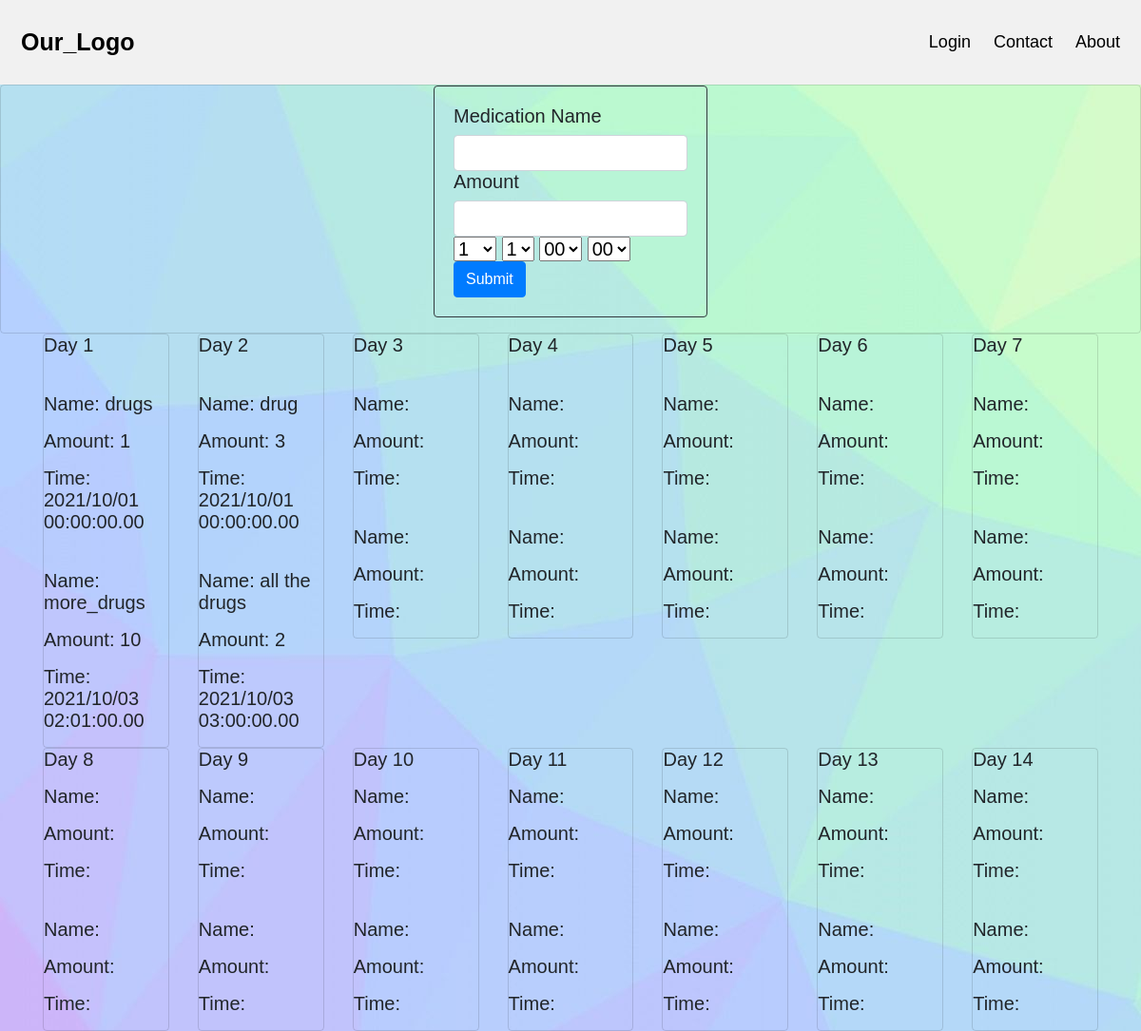
The page /caregiver/medication-scheduling.php on the database its author committed.
### tables this page shows
CREATE TABLE `medicine` (
  `NAME` varchar(32) DEFAULT NULL,
  `AMOUNT` int(10) DEFAULT NULL,
  `TIME` varchar(100) DEFAULT NULL
);

### caregiver/medication-scheduling.php (the view, shortened to what this page needs)
<?php
    require '../includes/header.php';
    require_once '../includes/dbhandler.php';
?>
<!DOCTYPE html>
<link rel="stylesheet" type="text/css" href="https://stackpath.bootstrapcdn.com/bootstrap/4.5.2/css/bootstrap.min.css">
<html lang="en">
<head>
        <link rel="stylesheet" type="text/css" href="https://stackpath.bootstrapcdn.com/bootstrap/4.5.2/css/bootstrap.min.css">
 </head>
  <div class="card" >
    <div class="card border-dark mb-3" style="max-width: 18rem;">
        <div class="card-body" >
            <form id="Dispatch-Time" method="POST">
              <label for="">Medication Name</label>
              <input type="text" name="name" class="form-control">
              <label for="">Amount</label>
              <input type="text" name="amount" class="form-control">
              <select name="Day-Count">
                  <option value="1">1</option>
              </select>
              <select name="Day-Count-Part">
                  <option value="1">1</option>
              </select>
              <select name="Hour">
                  <option value="00">00</option>
              </select>
              <select name="Minute">
                  <option value="00">00</option>
              </select>
              <button type="submit" name="submit" class="btn btn-primary">Submit</button>
            </form>
        </div>
    </div>
 </div>
 <div class="container">
    <div class="row">
        <?php
            $display_sql = "SELECT * FROM medicine";
            $results = mysqli_query($conn, $display_sql);
            for ($i=1; $i < 8; $i++) {
                $row = mysqli_fetch_assoc($results);
                $next_row = mysqli_fetch_assoc($results);
                echo '
                <div class="col-md">
                    <div class="card" >
                        <p>Day '.$i.'</p>
                        <br>
                        <p>Name: '.$row['NAME'].'</p>
                        <p>Amount: '.$row['AMOUNT'].'</p>
                        <p>Time: '.$row['TIME'].'</p>
                        <br>
                        <p>Name: '.$next_row['NAME'].'</p>
                        <p>Amount: '.$next_row['AMOUNT'].'</p>
                        <p>Time: '.$next_row['TIME'].'</p>
                    </div>
                </div>
                ';
            }
        ?>
    </div>
    <div class="row">
        <?php
            for ($i=8; $i < 15; $i++) {
                $row = mysqli_fetch_assoc($results);
                $next_row = mysqli_fetch_assoc($results);
                echo '
                <div class="col-md">
                    <div class="card" >
                        <p>Day '.$i.'</p>
                        <p>Name: '.$row['NAME'].'</p>
                        <p>Amount: '.$row['AMOUNT'].'</p>
                        <p>Time: '.$row['TIME'].'</p>
                        <br>
                        <p>Name: '.$next_row['NAME'].'</p>
                        <p>Amount: '.$next_row['AMOUNT'].'</p>
                        <p>Time: '.$next_row['TIME'].'</p>
                    </div>
                </div>
                ';
            }
        ?>
        </div>
    </div>
</html>

### includes/header.php (shortened to what this page needs)
<!DOCTYPE html>
<html lang="en">
	<head>
		<link rel="stylesheet" type="text/css" href="/css/header.css" />
	</head>
	<body>
		<div class="header">
			<a href="#default" class="logo">Our_Logo</a>
			<div class="header-right">
				<?php
					if (isset($_SESSION['loggedin'])): ?>
						<a class='navigation-link' href='/home.php'>Home</a>
						<a class='navigation-link' href='/logout.php'>Logout</a>
					<?php else: ?>
						<a class='navigation-link' href='/index.php'>Login</a>
					<?php endif ?>
				<a href="/contact.php">Contact</a>
				<a href="/about-us.php">About</a>
			</div>
		</div>
	</body>
</html>

### css/header.css (style rules this page uses)
.header { overflow: hidden; background-color: #f1f1f1; padding: 20px 10px; }
.header a { float: left; color: black; text-align: center; padding: 12px; text-decoration: none; font-size: 18px; line-height: 25px; border-radius: 4px; }
.header a.logo { font-size: 25px; font-weight: bold; }
.header-right { float: right; }

### caregiver/medication-scheduling.php (style rules this page uses)
body { font: 20px sans-serif; background-image: url('../includes/backr.jpg'); }
a { color: inherit; text-decoration: none; }
.card { width: 300; margin: 0 auto; float: none; padding: none; background: transparent; }

### rows shown on the page
medicine: NAME "drugs", AMOUNT "1", TIME "2021/10/01 00:00:00.00", medicine.NAME "more_drugs", medicine.AMOUNT "10", medicine.TIME "2021/10/03 02:01:00.00"
medicine: NAME "drug", AMOUNT "3", TIME "2021/10/01 00:00:00.00", medicine.NAME "all the drugs", medicine.AMOUNT "2", medicine.TIME "2021/10/03 03:00:00.00"
